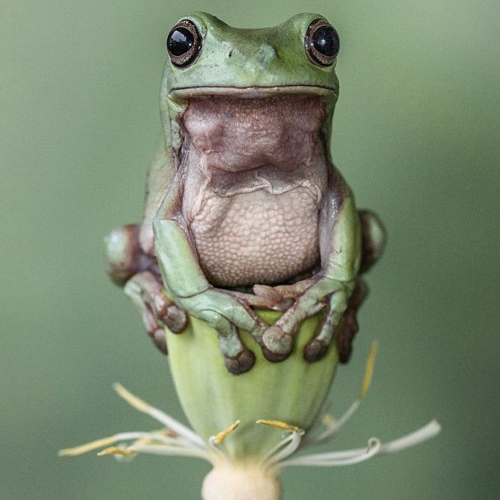
#> input picture projek/hh.jpg, 500 x 500 px, found by its file name
$ jupyter execute gray_scale.ipynb
#> lines starting #> are read from the running program, lines starting #| are printed output that depends on the picture
# gray scale dan hist + rgb dan hist

[cell 1]
import cv2
import matplotlib.pyplot as plt

# Baca gambar
image = cv2.imread('hh.jpg')
#> image is the input picture: shape (500, 500, 3); mean B, G, R 112.9, 137, 124.1

# Fungsi untuk mengonversi gambar ke grayscale dengan pengaturan tingkat keabuan bebas
def custom_grayscale(image, level):
#> called with level = 0.6
    gray_image = cv2.cvtColor(image, cv2.COLOR_BGR2GRAY)
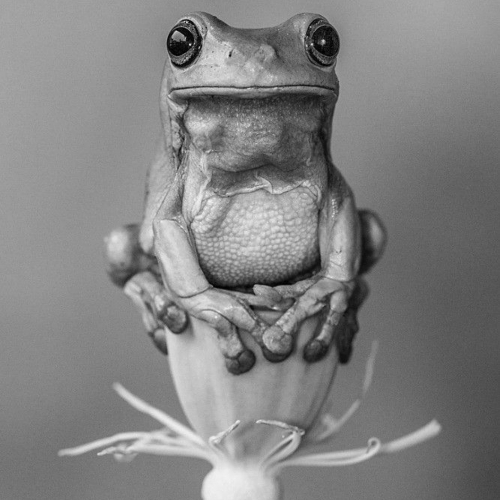
#> gray_image: shape (500, 500); min 1, max 242, mean 130.4
    custom_gray_image = (gray_image * level).astype('uint8')
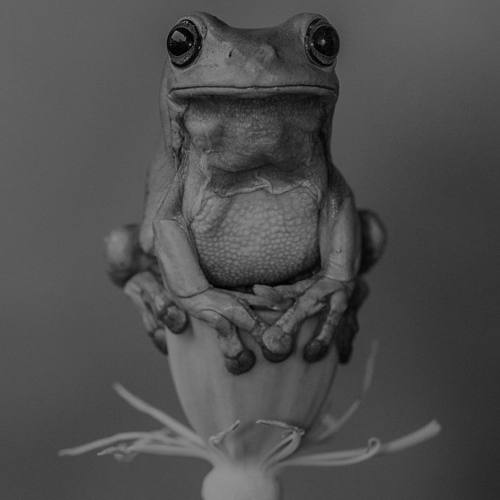
#> custom_gray_image: shape (500, 500); min 0, max 145, mean 77.8
    return custom_gray_image

# Tentukan tingkat keabuan yang ingin Anda gunakan (0-1, semakin besar semakin terang)
tingkat_keabuan = 0.6

# Konversi gambar ke tingkat keabuan yang telah disesuaikan
gray_custom = custom_grayscale(image, tingkat_keabuan)

# Hitung histogram gambar tingkat keabuan yang telah disesuaikan
histogram = cv2.calcHist([gray_custom], [0], None, [256], [0, 256])
#> histogram = 256 values, max 9860 at index 88, min 0 at index 146, mean 976.6

# Plot gambar tingkat keabuan yang telah disesuaikan
plt.subplot(2, 1, 1)
plt.imshow(gray_custom, cmap='gray')
plt.title('Custom Grayscale Image')

[cell 2]
# Plot histogram
plt.subplot(2, 1, 2)
plt.plot(histogram)
plt.title('Histogram')

# Tampilkan plot gambar dan histogram
plt.show()
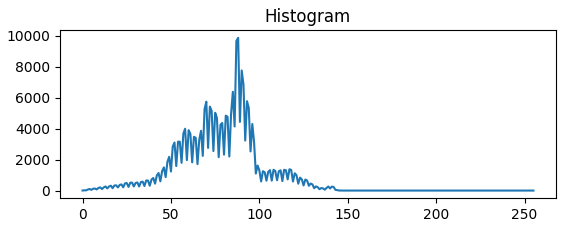
#> figure drawn by matplotlib, 1 panel; curve peaks at x = 88, y = 9860

[cell 3]
image1 = cv2.imread('hh.jpg')
plt.imshow(cv2.cvtColor(image1, cv2.COLOR_BGR2RGB))

[cell 4]
histogram1 = cv2.calcHist([image1], [0], None, [256], [0, 256])
#> histogram1 = 256 values, max 3828 at index 127, min 0 at index 237, mean 976.6

[cell 5]
plt.subplot(2, 1, 2)
plt.plot(histogram1)
plt.title('Histogram')

# Tampilkan plot gambar dan histogram
plt.show()
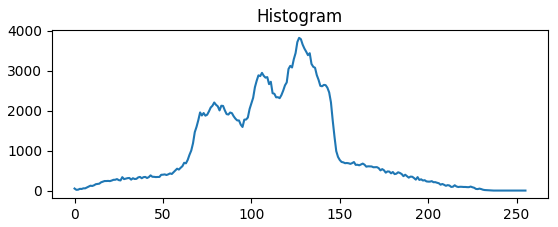
#> figure drawn by matplotlib, 1 panel; curve peaks at x = 127, y = 3828

[cell 6]
import cv2
import matplotlib.pyplot as plt

# Baca gambar
image = cv2.imread('hh.jpg')

# Split gambar menjadi komponen warna RGB
b, g, r = cv2.split(image)
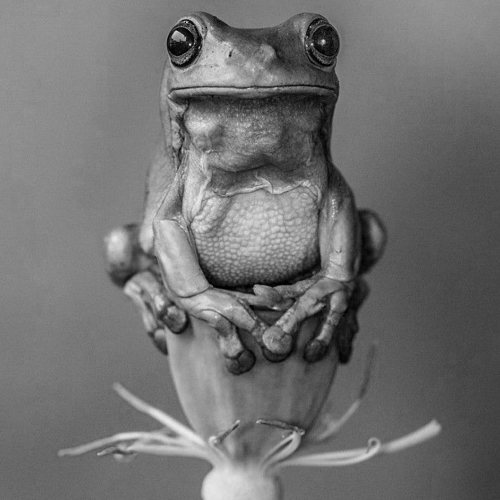
#> b: shape (500, 500); min 0, max 236, mean 112.9

# Hitung histogram untuk masing-masing komponen warna
hist_b = cv2.calcHist([b], [0], None, [256], [0, 256])
#> hist_b has the same summary as histogram1
hist_g = cv2.calcHist([g], [0], None, [256], [0, 256])
#> hist_g = 256 values, max 5247 at index 158, min 0 at index 242, mean 976.6
hist_r = cv2.calcHist([r], [0], None, [256], [0, 256])
#> hist_r = 256 values, max 4782 at index 132, min 0 at index 0, mean 976.6

# Plot histogram untuk masing-masing komponen warna
plt.subplot(3, 1, 1)
plt.plot(hist_b, color='b')
plt.title('Blue Histogram')


# Tampilkan plot histogram
plt.show()
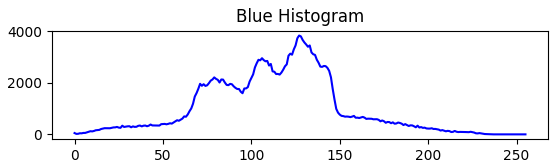
#> figure drawn by matplotlib, 1 panel; curve peaks at x = 127, y = 3828

[cell 7]
plt.subplot(3, 1, 2)
plt.plot(hist_g, color='g')
plt.title('Green Histogram')


# Tampilkan plot histogram
plt.show()
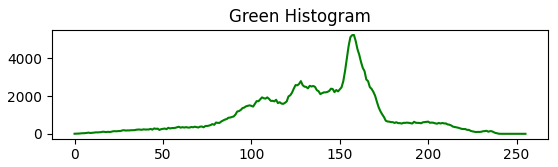
#> figure drawn by matplotlib, 1 panel; curve peaks at x = 158, y = 5247

[cell 8]
plt.subplot(3, 1, 3)
plt.plot(hist_r, color='r')
plt.title('Red Histogram')

# Tampilkan plot histogram
plt.show()
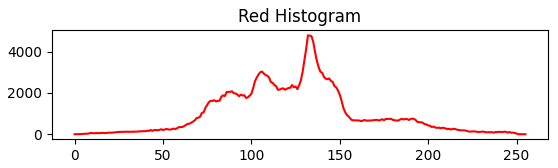
#> figure drawn by matplotlib, 1 panel; curve peaks at x = 132, y = 4782
